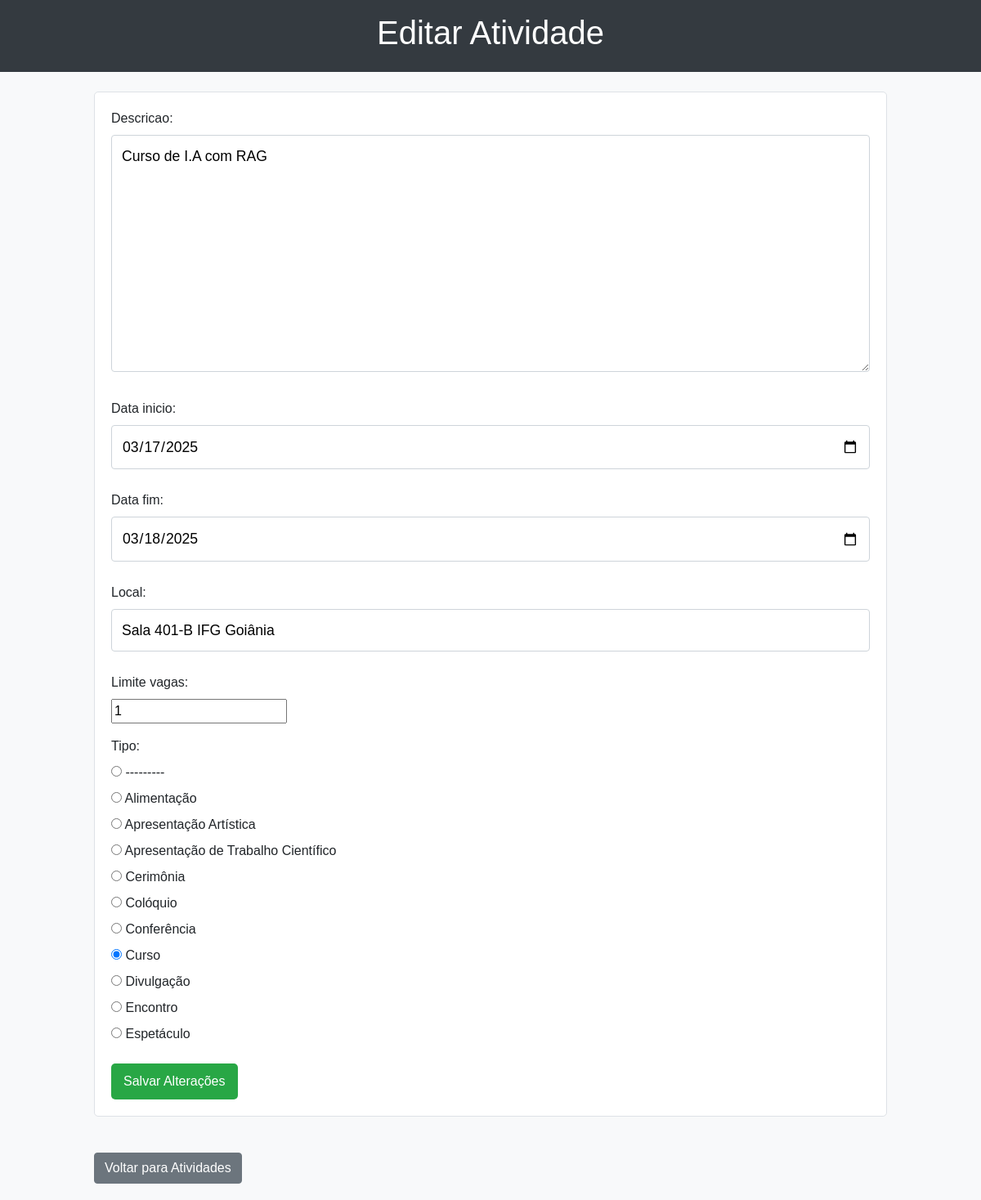
Page /eventos/atividades/editar/4/ (signed in) on the committed database.
### eventos/models.py (models this page shows, shortened)
class Atividade(models.Model):
    evento = models.ForeignKey(Evento, on_delete=models.CASCADE, related_name='atividades')
    descricao = models.TextField()
    data_inicio = models.DateField()
    data_fim = models.DateField()
    local = models.CharField(max_length=255)
    limite_vagas = models.IntegerField(blank=True, null=True)
    TIPO_ATIVIDADE_CHOICES = [
        ('alimentacao', 'Alimentação'),
        ('apresentacao_artistica', 'Apresentação Artística'),
        ('apresentacao_trabalho_cientifico', 'Apresentação de Trabalho Científico'),
        ('cerimonia', 'Cerimônia'),
        ('coloquio', 'Colóquio'),
        ('conferencia', 'Conferência'),
        ('curso', 'Curso'),
        ('divulgacao', 'Divulgação'),
        ('encontro', 'Encontro'),
        ('espetaculo', 'Espetáculo'),
    ]
    tipo = models.CharField(max_length=50, choices=TIPO_ATIVIDADE_CHOICES)
    inscritos = models.ManyToManyField(User, blank=True, related_name='atividades_inscritas')

### eventos/views.py (the view, shortened to what this page needs)
# urls.py: path('atividades/editar/<int:pk>/', AtividadeUpdateView.as_view(), name='atividade_edit'),
class AtividadeUpdateView(LoginRequiredMixin, UserPassesTestMixin, UpdateView):
    model = Atividade
    form_class = AtividadeForm
    template_name = 'eventos/atividade_form.html'
    def test_func(self):
        return self.request.user.is_staff

### eventos/forms.py
class AtividadeForm(forms.ModelForm):
    class Meta:
        model = Atividade
        fields = ['descricao', 'data_inicio', 'data_fim', 'local', 'limite_vagas', 'tipo']
        widgets = {
            'data_inicio': forms.DateInput(attrs={'type': 'date'}),
            'data_fim': forms.DateInput(attrs={'type': 'date'}),
            'limite_vagas': forms.NumberInput(attrs={'type': 'number'}),
            'tipo': forms.RadioSelect(),  # Apresenta as opções como botões de rádio
        }

### eventos/templates/eventos/atividade_form.html (shortened to what this page needs)
{% load static %}
<!DOCTYPE html>
<html lang="pt-br">
<head>
    <link rel="stylesheet" href="https://stackpath.bootstrapcdn.com/bootstrap/4.5.2/css/bootstrap.min.css">
    <link rel="stylesheet" type="text/css" href="{% static 'eventos/css/style.css' %}">
</head>
<body>
    <header class="bg-dark text-white p-3 text-center">
        <h1>{% if object %}Editar Atividade{% else %}Cadastrar Atividade{% endif %}</h1>
    </header>
    <div class="container mt-4">
        <form method="post">
            {% for field in form %}
                <div class="form-group">
                    <label for="{{ field.id_for_label }}">{{ field.label }}:</label><br>
                    {{ field }}
                </div>
            {% endfor %}
            <button type="submit" class="btn btn-primary">
                {% if object %}Salvar Alterações{% else %}Cadastrar{% endif %}
            </button>
        </form>
        <br>
        {% if object %}
            <a class="btn btn-secondary" href="{% url 'atividade_list' object.evento.pk %}">Voltar para Atividades</a>
        {% else %}
            <a class="btn btn-secondary" href="{% url 'atividade_list' view.kwargs.evento_pk %}">Voltar para Atividades</a>
        {% endif %}
    </div>
</body>
</html>

### eventos/static/eventos/css/style.css (style rules this page uses)
body { background-color: #f8f9fa; font-family: Arial, sans-serif; margin: 0; padding: 0; }
header { background-color: #343a40; color: #fff; padding: 20px; text-align: center; }
.container { width: 90%; max-width: 1000px; margin: 20px auto; }
form { background-color: #fff; padding: 20px; border-radius: 5px; border: 1px solid #dee2e6; margin-bottom: 20px; }
form input[type="text"], form input[type="date"], form input[type="password"], form input[type="email"], form textarea, form input[type="url"] { width: 100%; padding: 12px; margin-bottom: 10px; border: 1px solid #ced4da; border-radius: 4px; font-size: 1.1rem; }
form button { background-color: #28a745; border: none; color: #fff; padding: 10px 15px; border-radius: 5px; cursor: pointer; }
form:not(.logout-form) button { background-color: #28a745; border: none; color: #fff; padding: 10px 15px; border-radius: 5px; cursor: pointer; }

### rows in the picture
Atividade: form "Curso de I.A com RAG" "03/17/2025" "03/18/2025" "Sala 401-B IFG Goiânia" "1" "☐ --------- ☐ Alimentação ☐ Apresentação Artística ☐ Apresentação de Trabalho Cient ☐ Cerimônia ☐ Colóquio ☐ Conferência ☑ Curso ☐ Divulgação ☐ Encontro ☐ Espetáculo"

### other values in the picture
{{ field.label }} "Descricao" "Data inicio" "Data fim" "Local" "Limite vagas" "Tipo"
